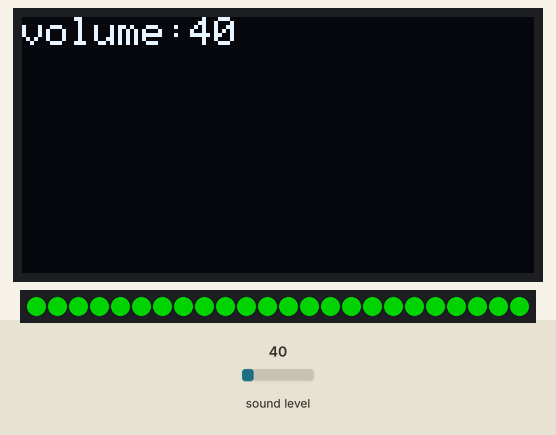
Simulated run of this program. Board: BBC micro:bit (MakeCode). On the bench: 128×64 one-colour display, 24 RGB LEDs in strip order, left to right. The inputs (shaded band) are chosen by the test bench; at power-on: sound level 40. Dim RGB values are drawn brighter than linear.

Above: at 1.2 s.
1.3 s: sound level set to 97
At 2.6 s:
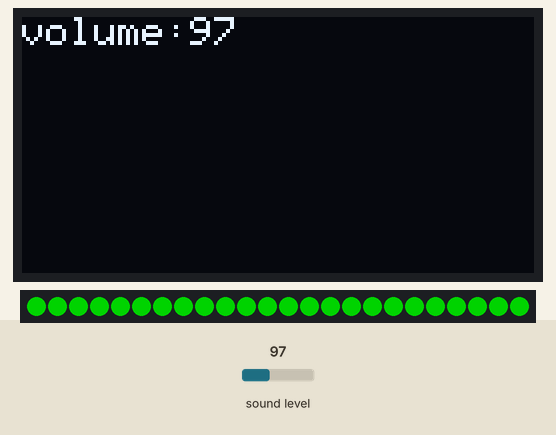
3.6 s: sound level set to 104
At 5.1 s:
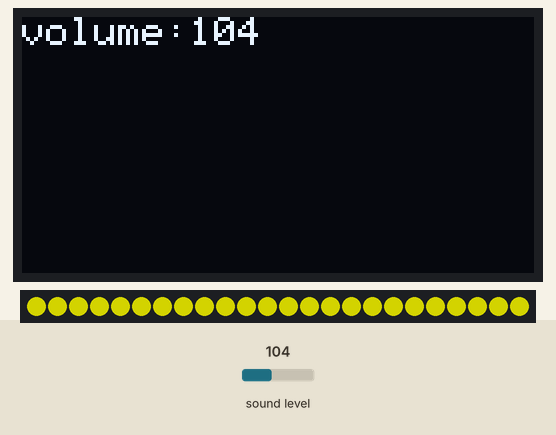
5.6 s: sound level set to 144
At 7.4 s:
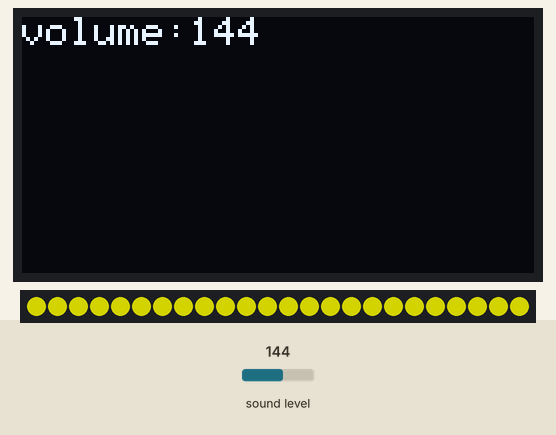
7.7 s: sound level set to 152
At 8.8 s:
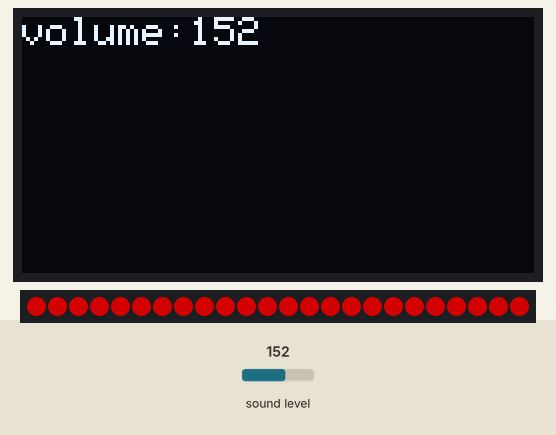
Timing chart, 0 to 10.7 s (numbered marks = the images above; inputs shaded):
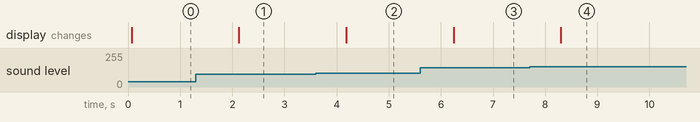

The program:

main.ts
```typescript
OLED.init(128, 64)
let strip = neopixel.create(DigitalPin.P0, 24, NeoPixelMode.RGB)
basic.forever(function () {
    OLED.clear()
    OLED.writeStringNewLine("volume:" + input.soundLevel())
    if (input.soundLevel() < 100) {
        strip.showColor(neopixel.colors(NeoPixelColors.Green))
    } else if (input.soundLevel() < 150) {
        strip.showColor(neopixel.colors(NeoPixelColors.Yellow))
    } else {
        strip.showColor(neopixel.colors(NeoPixelColors.Red))
    }
    basic.pause(2000)
})
```

test.ts
```typescript
// Tady jsou testy. Při použití tohoto balíčku jako rozšíření nebude zkompilováno.
```

Measured:
- the behaviour switches between 99 and 100 on sound level (found by bisection; images 1 and 2)
- the behaviour switches between 149 and 150 on sound level (found by bisection; images 3 and 4)
- after the input at 1.3 s, the display: changes after 0.83 s (image 1)
- after the input at 3.6 s, the display: changes after 0.58 s (image 2)
- after the input at 5.6 s, the display: changes after 0.64 s (image 3)
- after the input at 7.7 s, the display: changes after 0.60 s (image 4)
